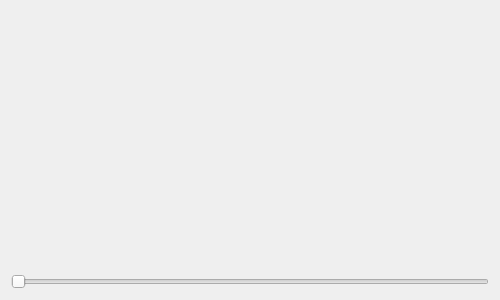
<?xml version="1.0" encoding="UTF-8"?>
<ui version="4.0">
 <class>frmLineRuler</class>
 <widget class="QWidget" name="frmLineRuler">
  <property name="geometry">
   <rect>
    <x>0</x>
    <y>0</y>
    <width>500</width>
    <height>300</height>
   </rect>
  </property>
  <property name="windowTitle">
   <string>Form</string>
  </property>
  <layout class="QVBoxLayout" name="verticalLayout">
   <item>
    <widget class="LineRuler" name="widget1">
     <property name="sizePolicy">
      <sizepolicy hsizetype="Preferred" vsizetype="Expanding">
       <horstretch>0</horstretch>
       <verstretch>0</verstretch>
      </sizepolicy>
     </property>
    </widget>
   </item>
   <item>
    <widget class="LineRuler" name="widget2">
     <property name="pointerColor">
      <color>
       <red>255</red>
       <green>107</green>
       <blue>107</blue>
      </color>
     </property>
     <property name="pointerWidth">
      <number>6</number>
     </property>
    </widget>
   </item>
   <item>
    <widget class="QSlider" name="horizontalSlider">
     <property name="maximum">
      <number>100</number>
     </property>
     <property name="orientation">
      <enum>Qt::Horizontal</enum>
     </property>
    </widget>
   </item>
  </layout>
 </widget>
 <customwidgets>
  <customwidget>
   <class>LineRuler</class>
   <extends>QWidget</extends>
   <header>lineruler.h</header>
   <container>1</container>
  </customwidget>
 </customwidgets>
 <resources/>
 <connections>
  <connection>
   <sender>horizontalSlider</sender>
   <signal>valueChanged(int)</signal>
   <receiver>widget1</receiver>
   <slot>setValue(int)</slot>
   <hints>
    <hint type="sourcelabel">
     <x>150</x>
     <y>290</y>
    </hint>
    <hint type="destinationlabel">
     <x>145</x>
     <y>139</y>
    </hint>
   </hints>
  </connection>
  <connection>
   <sender>horizontalSlider</sender>
   <signal>valueChanged(int)</signal>
   <receiver>widget2</receiver>
   <slot>setValue(int)</slot>
   <hints>
    <hint type="sourcelabel">
     <x>214</x>
     <y>278</y>
    </hint>
    <hint type="destinationlabel">
     <x>205</x>
     <y>249</y>
    </hint>
   </hints>
  </connection>
 </connections>
</ui>
